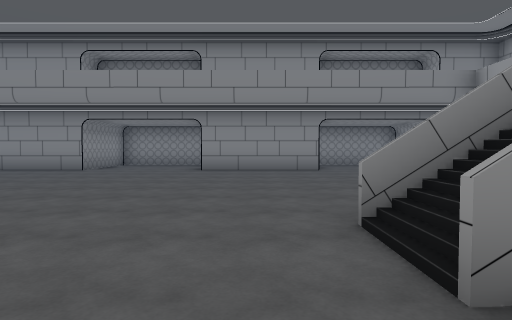
view 1 (above)

21 first-person views from a walk through a 3-D level made in the Unity game engine. The camera is 1.3 m above the floor, tilts 2° down and sees 75° across. The floor is counted in squares, 2 m on a side. Each view is taken from the middle of a square. On the plan, view 1 faces up. The plan holds only what a view shows up to about 10 squares ahead; the rest is blank. The place goes on beyond the plan. The player character is not drawn. Some animated figures are not drawn. Door leaves are left out, so doorways stand open. Some surface patterns are stand-ins.

view 2
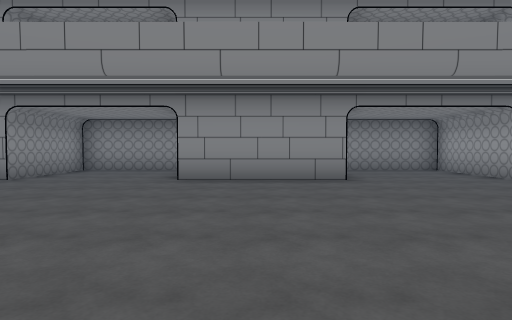

view 3
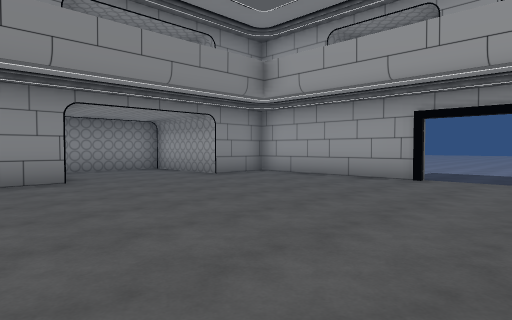

view 4
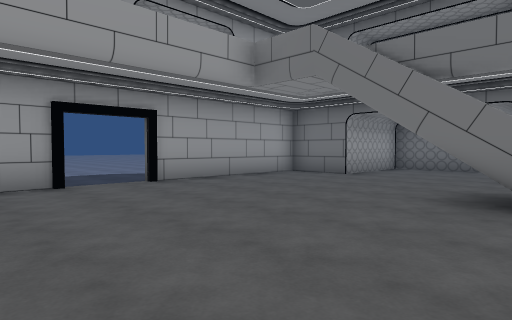

view 5
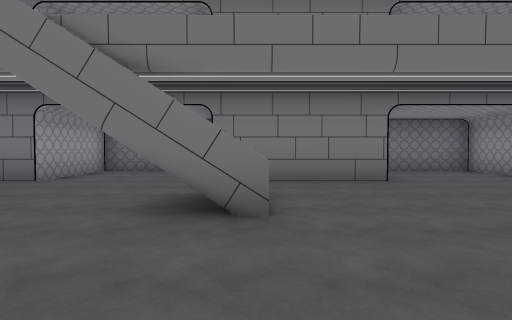

view 6
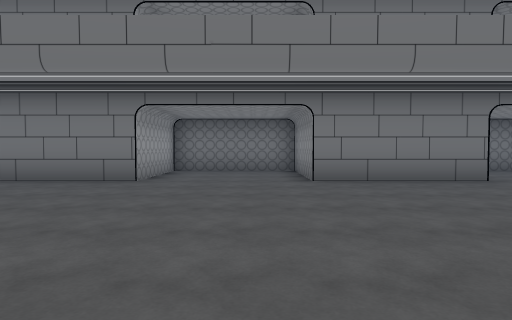

view 7
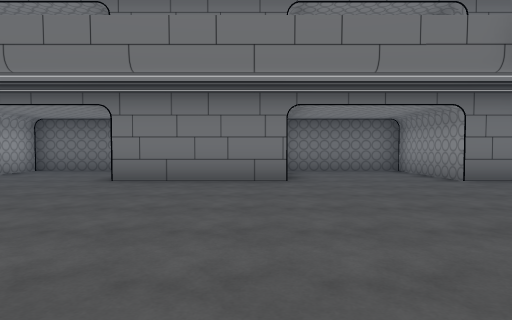

view 8
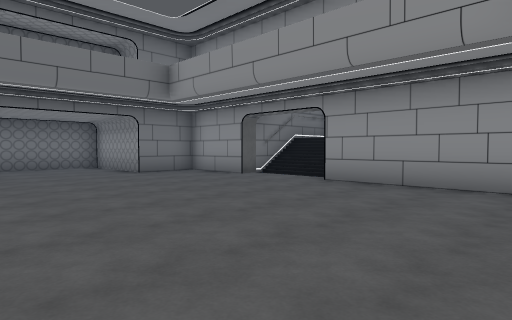

view 9
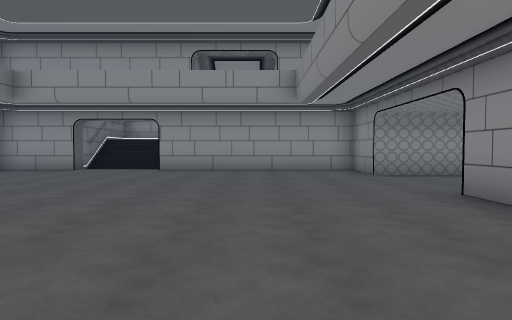

view 10
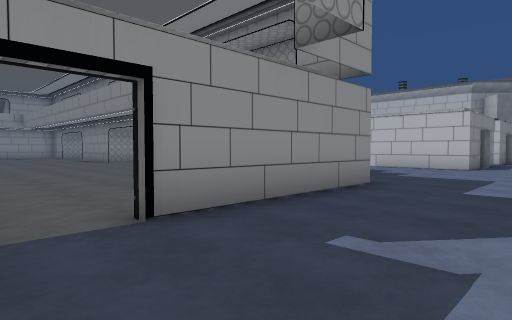

view 11
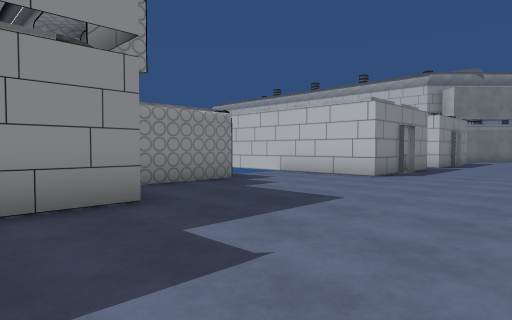

view 12
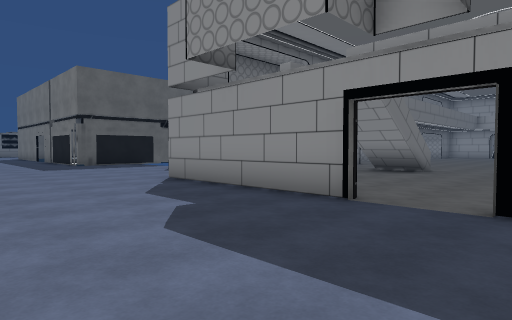

view 13
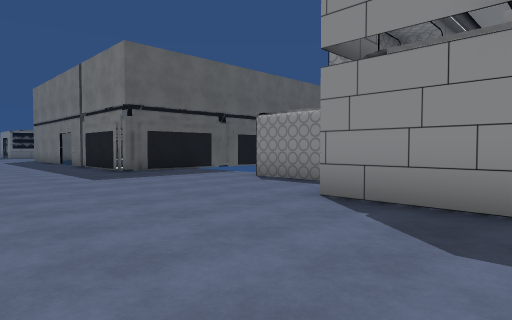

view 14
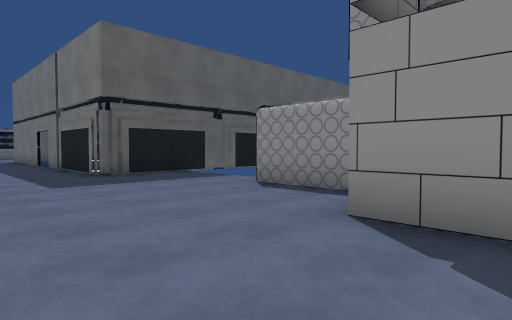

view 15
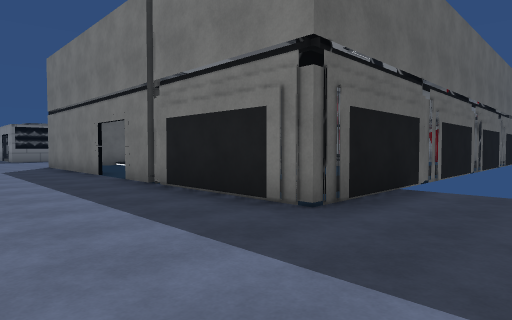

view 16
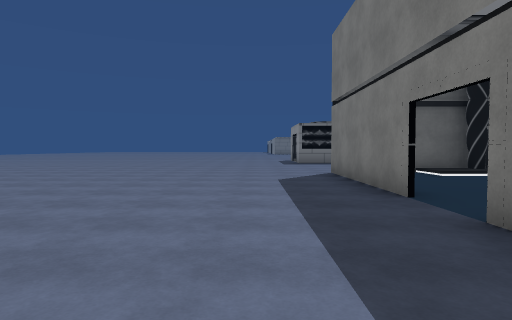

view 17
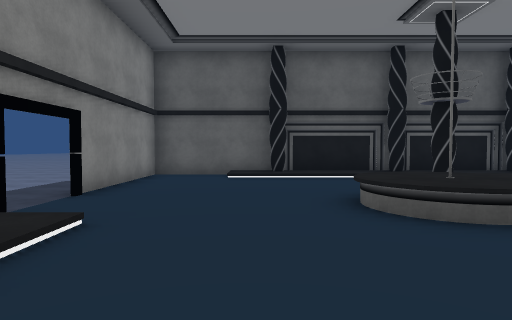

view 18
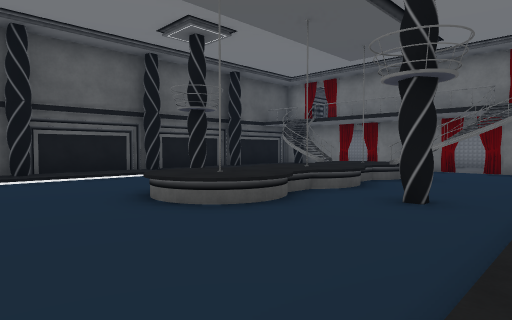

view 19
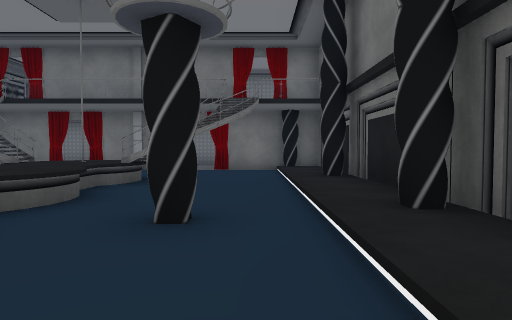

view 20
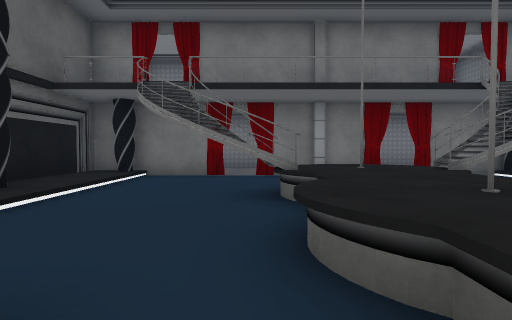

view 21
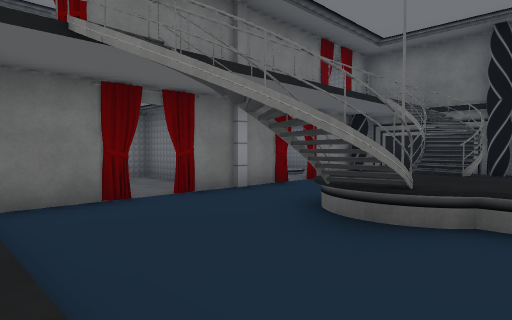

### Floor plan
Key: @ floor where view 1 was taken; # wall or solid block; . main floor; : floor 0.25 m higher than the main floor; / step, stairs or slope; D open door; = window, fence, low wall or low ledge; T thing the floor can be seen under or through; C column; P pole; O other object.
Columns run from 14 left of view 1 to 11 right of it. Each row starts with its distance up from view 1.
 19                      #..
 18                      #...
 17                      D...
 16                      #...
 15                   ####...
 14                    ......
 13          ####    ###.....
 12   #      #...    ..#......
 11   #..    #...    ..#......
 10 ###...####...####..###....
  9 #....................#....
  8 #....................#....
  7 /....................#...
  6 /....................#....
  5 #....................D....
  4 #....................D....
  3 ...............TT....#....
  2 ...............//#...#....
  1 #..............=.....#....
  0 #.............@......#....
 -1 ###...####...### ..###....
 -2   #...   #...#   ..#......
 -3   #...   #...#   ..#.....
 -4   ####   #####   ###.....
 -5                    ......
 -6                    ......
 -7        ###CC##### ##CC...
 -8        C::::::C::::::C...
 -9       .#............:#...
-10       .#......C.....:#...
-11        ...##........:O....
-12    ### C.O#OOPOPO.........
-13    #...C..#OOPOPO.........
-14      .....##.........#....
-15      /.#......C......#....
-16        #...... ......#....
-17        C:::::  ::C:..#....
-18        ####C##C#######....

Positions as (right, up) in squares from view 1, and headings:
1: (0, 0), facing up
2: (0, 3), facing up
3: (0, 3), facing up-right
4: (1, 7), facing down-right
5: (1, 6), facing down
6: (-4, 6), facing down
7: (-8, 6), facing down
8: (-8, 8), facing down-left
9: (-4, 7), facing left
10: (10, 4), facing up-left
11: (11, 8), facing up-left
12: (11, 6), facing down-left
13: (11, 2), facing down-left
14: (10, 1), facing down-left
15: (10, -5), facing down-left
16: (9, -9), facing down
17: (4, -8), facing down
18: (5, -8), facing down-left
19: (3, -9), facing left
20: (1, -14), facing left
21: (-2, -17), facing up-left
